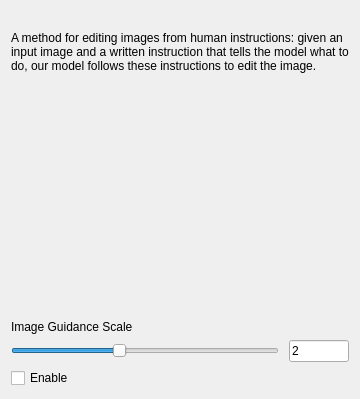
                    <widget class="QWidget" name="instruct_pix2pix_widget">
                     <property name="geometry">
                      <rect>
                       <x>0</x>
                       <y>0</y>
                       <width>360</width>
                       <height>399</height>
                      </rect>
                     </property>
                     <attribute name="label">
                      <string>InstructPix2Pix</string>
                     </attribute>
                     <layout class="QVBoxLayout" name="verticalLayout_18">
                      <item>
                       <widget class="QLabel" name="instruct_pix2pix_pixmap">
                        <property name="text">
                         <string/>
                        </property>
                       </widget>
                      </item>
                      <item>
                       <widget class="QLabel" name="label_13">
                        <property name="sizePolicy">
                         <sizepolicy hsizetype="Preferred" vsizetype="Minimum">
                          <horstretch>0</horstretch>
                          <verstretch>0</verstretch>
                         </sizepolicy>
                        </property>
                        <property name="text">
                         <string>A method for editing images from human instructions: given an input image and a written instruction that tells the model what to do, our model follows these instructions to edit the image.</string>
                        </property>
                        <property name="alignment">
                         <set>Qt::AlignLeading|Qt::AlignLeft|Qt::AlignTop</set>
                        </property>
                        <property name="wordWrap">
                         <bool>true</bool>
                        </property>
                       </widget>
                      </item>
                      <item>
                       <spacer name="verticalSpacer_7">
                        <property name="orientation">
                         <enum>Qt::Vertical</enum>
                        </property>
                        <property name="sizeHint" stdset="0">
                         <size>
                          <width>20</width>
                          <height>5</height>
                         </size>
                        </property>
                       </spacer>
                      </item>
                      <item>
                       <layout class="QVBoxLayout" name="verticalLayout_36">
                        <property name="topMargin">
                         <number>5</number>
                        </property>
                        <property name="bottomMargin">
                         <number>0</number>
                        </property>
                        <item>
                         <widget class="QLabel" name="img_guidance_scale_label">
                          <property name="text">
                           <string>Image Guidance Scale</string>
                          </property>
                         </widget>
                        </item>
                        <item>
                         <layout class="QHBoxLayout" name="horizontalLayout">
                          <property name="spacing">
                           <number>10</number>
                          </property>
                          <property name="topMargin">
                           <number>0</number>
                          </property>
                          <item>
                           <widget class="QSlider" name="img_guidance_slider_bar">
                            <property name="maximum">
                             <number>5</number>
                            </property>
                            <property name="sliderPosition">
                             <number>2</number>
                            </property>
                            <property name="orientation">
                             <enum>Qt::Horizontal</enum>
                            </property>
                           </widget>
                          </item>
                          <item>
                           <widget class="QLineEdit" name="img_guidance_scale_field">
                            <property name="sizePolicy">
                             <sizepolicy hsizetype="Fixed" vsizetype="Fixed">
                              <horstretch>0</horstretch>
                              <verstretch>0</verstretch>
                             </sizepolicy>
                            </property>
                            <property name="minimumSize">
                             <size>
                              <width>60</width>
                              <height>0</height>
                             </size>
                            </property>
                            <property name="maximumSize">
                             <size>
                              <width>60</width>
                              <height>16777215</height>
                             </size>
                            </property>
                            <property name="text">
                             <string>2</string>
                            </property>
                           </widget>
                          </item>
                         </layout>
                        </item>
                       </layout>
                      </item>
                      <item>
                       <widget class="QCheckBox" name="instruct_pix2pix_checkbox">
                        <property name="text">
                         <string>Enable</string>
                        </property>
                       </widget>
                      </item>
                     </layout>
                    </widget>
